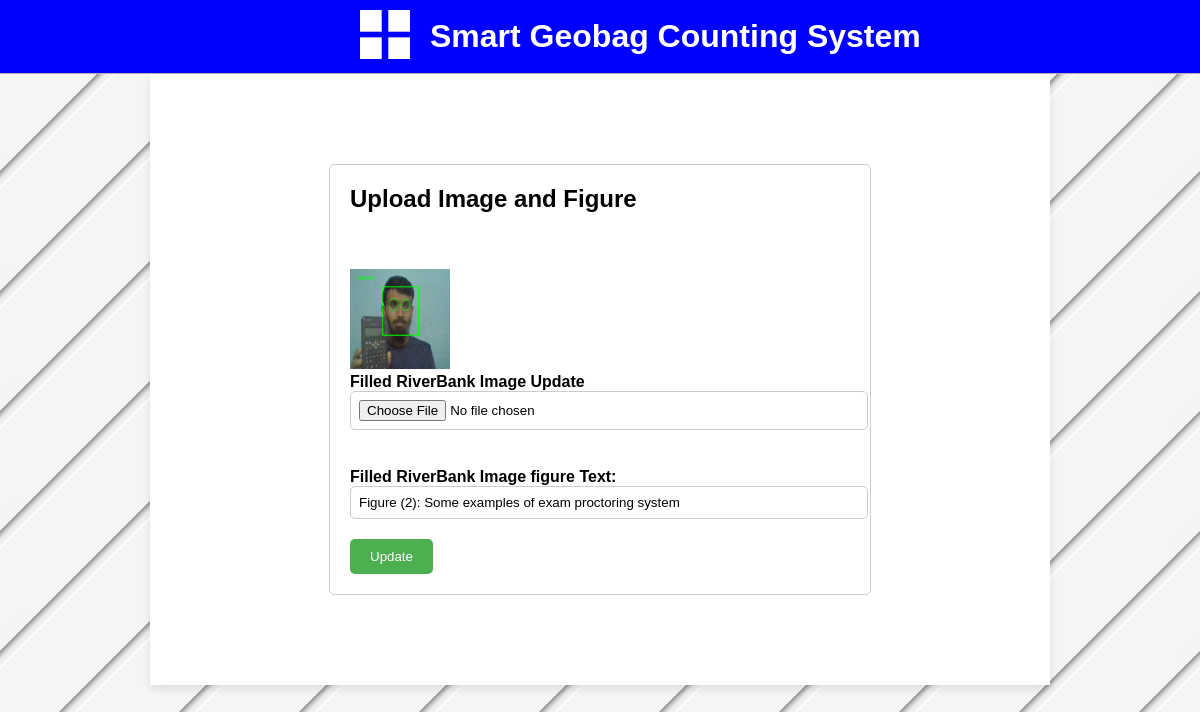
The page /filledriverbank_edit/1 on the database its author committed.
### examproctoringsystem/models.py (models this page shows)
class FilledRiverBank(models.Model):
    geobag_counting_riverbank_img = models.ImageField(upload_to='Geobag_at_RiverBank_img/', default='No images')
    counting_figure_text = models.CharField(max_length = 500)

### examproctoringsystem/views.py (the view)
# urls.py: path('filledriverbank_edit/<int:id>', views.filledriverbank_edit, name = 'filledriverbank_edit'),
def filledriverbank_edit(request, id):
    filledriverbankdata = FilledRiverBank.objects.get(id=id)
    data = {"filledriverbankdata": filledriverbankdata}
    return render(request,'filledriverbankUpdate.html',data)

### templates/filledriverbankUpdate.html (shortened to what this page needs)
{% load static %}
<!DOCTYPE html>
<html lang="en">
<head>
    <link rel="stylesheet" href="https://cdnjs.cloudflare.com/ajax/libs/font-awesome/4.7.0/css/font-awesome.min.css">
    <link rel="stylesheet" href="https://cdnjs.cloudflare.com/ajax/libs/font-awesome/5.15.4/css/all.min.css">
    <link rel="stylesheet" href="{% static 'css/style.css' %}">
</head>
<body>
<div class = "Top-Section">
    <div class="top_bar">
        <div class = "logo">
          <a href=""><img src="{% static 'images/logo.png' %}"  alt="" >
            </a>
        <h1>Smart Geobag Counting System</h1>
    </div>
    </div>
</div>
<div class="body-section">
    <div class="form-container">
        <h2>Upload Image and Figure</h2>
        <form action="{% url 'filledriverbank_update' %}"  method="POST" enctype="multipart/form-data">
          <input type="hidden" name="id" value="{{filledriverbankdata.id}}" id=""><br><br>
        <div class="form-group">
          {% if filledriverbankdata.geobag_counting_riverbank_img %}
          <img src="{{ filledriverbankdata.geobag_counting_riverbank_img.url }}" alt="{{ filledriverbankdata.geobag_counting_riverbank_img.name }}" style="height: 100px; width:100px;"><br>
          {% endif %}
          <label for="exampleInputImage" class="form-label">Filled RiverBank Image Update</label>
          <input type="file" class="form-control" id="exampleInputImage" name="geobag_counting_riverbank_img" value="{{ filledriverbankdata.geobag_counting_riverbank_img.url }}" accept="image/*"><br><br>
        </div>
          <div class="form-group">
            <label for="title">Filled RiverBank Image figure Text:</label>
            <input type="text" id="image_figure_text" name="counting_figure_text" value ="{{filledriverbankdata.counting_figure_text}}">
          </div>
          <button type="submit">Update</button>
        </form>
      </div>
</div>
</body>
</html>

### static/css/style.css (style rules this page uses)
body { font-family: Arial, sans-serif; margin: 0; padding: 0; background-image: url('/static/images/back-3.png'); background-size: cover; background-position: center; background-repeat: repeat; height: 1200px; }
.Top-Section { position: sticky; top: 0; z-index: 1000; background-color: white; }
.top_bar { display: flex; align-items: center; padding: 10px; border-bottom: 1px solid #b4afaf; background: blue; }
.logo { display: flex; align-items: center; margin-left: 350px; }
.logo a img { width: 50px; margin-right: 20px; }
.logo h1 { margin: 0; font-size: 32px; color: white; align-items: center; }
.body-section { margin-left: 150px; margin-right: 150px; background-color: #ffffff; padding: 40px; box-shadow: 0 4px 8px rgba(0, 0, 0, 0.1); }
.form-container { max-width: 500px; margin: 50px auto; padding: 20px; border: 1px solid #ccc; border-radius: 5px; }
.form-container h2 { margin-top: 0; }
.form-group { margin-bottom: 20px; }
.form-group label { display: block; font-weight: bold; }
.form-group input[type="file"], .form-group input[type="text"] { width: 100%; padding: 8px; border: 1px solid #ccc; border-radius: 5px; }
button { background-color: #4CAF50; color: white; padding: 10px 20px; border: none; border-radius: 5px; cursor: pointer; }

### rows shown on the page
FilledRiverBank: geobag_counting_riverbank_img (picture), counting_figure_text "Figure (2): Some examples of exam proctoring system"
